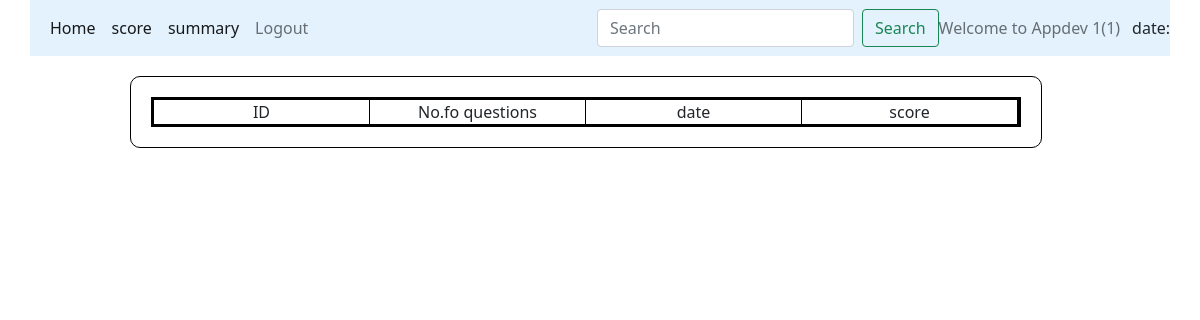
The page /user_score/1/Appdev 1 on the database as committed earlier.
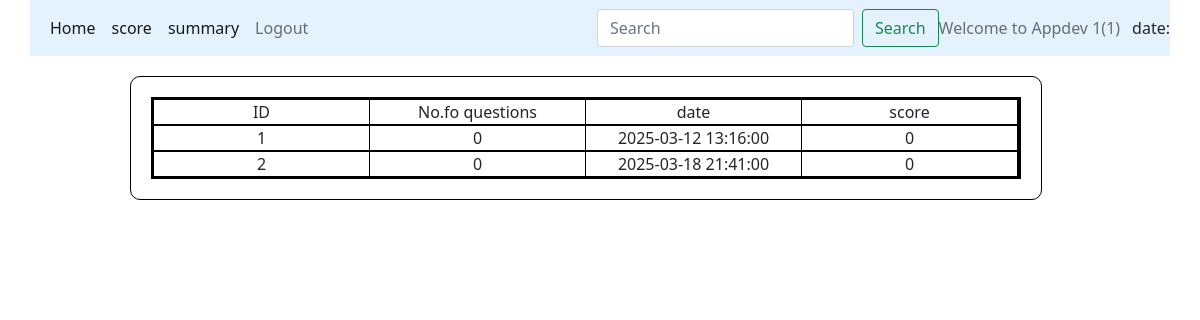
The same page on the database as committed later.
### models/database.py (models this page shows)
class Scores(db.Model):
    __tablename__="Scores"
    id=db.Column(db.Integer, primary_key=True, autoincrement=True , unique=True)
    user_id=db.Column(db.Integer, db.ForeignKey('Users.id', ondelete="CASCADE"))
    Quiz_id=db.Column(db.Integer, db.ForeignKey('Quizzes.id', ondelete="CASCADE"))
    time_taken=db.Column(db.Float)
    score=db.Column(db.Integer, nullable=False)
    date=db.Column(db.DateTime, default=datetime.utcnow)

### controllers/main.py (the view)
@app.route("/user_score/<id>/<name>" ,methods=["GET","POST"])
def scores(id,name):
    scores=Scores.query.filter_by(user_id=id)
    return render_template("scores.html",id=id, name=name,scores=scores)

### templates/scores.html
{%extends "user_layout.html"%}
{%block content%}
  <div class="small_form">
    <div class="container text-center">
      <div class="row">
        <div class="col">
          ID
        </div>
        <div class="col">
          No.fo questions
        </div>
        <div class="col">
          date
        </div>
        <div class="col">
          score
        </div>
      </div>
      {%if scores%}
      {%for s in scores%}
      <div class="row">
        <div class="col">
          {{s.id}}
        </div>
        <div class="col">
          {{ s.Question | length }}
        </div>
        <div class="col">
          {{s.date}}
        </div>
        <div class="col">
         {{s.score}}
        </div>
      </div>
      {%endfor%}
      {%else%}
      <div>
        <p>you did not attempt any quiz yet</p>
      </div>
      {%endif%}
    </div>
  </div>
{%endblock%}

### templates/user_layout.html (shortened to what this page needs)
<!DOCTYPE html>
<html>
<head>
    <link rel="stylesheet" href="\static\main.css">
    <link href="https://cdn.jsdelivr.net/npm/bootstrap@5.0.2/dist/css/bootstrap.min.css" rel="stylesheet">
</head>
<body>
  <div style="width: 95%; margin-left: 30px;">
    <nav class="navbar navbar-expand-lg navbar-light" style="background-color: #e3f2fd;">
      <div class="container-fluid">
        <div class="collapse navbar-collapse" id="navbarText">
          <ul class="navbar-nav me-auto mb-2 mb-lg-0">
            <li class="nav-item">
              <a class="nav-link active" aria-current="page" href="/user_dashboard/{{id}}/{{name}}">Home</a>
            </li>
            <li class="nav-item">
              <a class="nav-link active" aria-current="page" href="/user_score/{{id}}/{{name}}">score</a>
            </li>
            <li class="nav-item">
              <a class="nav-link active" aria-current="page" href="/user_summary/{{id}}/{{name}}">summary</a>
            </li>
            <li class="nav-item">
              <a class="nav-link" href="/login">Logout</a>
            </li>
          </ul>
          <form class="d-flex" method="POST" action="/search/{{name}}">
            <input class="form-control me-2" type="search" placeholder="Search" aria-label="Search" name="search_txt" id="search_txt">
            <button class="btn btn-outline-success" type="submit">Search</button>
          </form>
          <span class="navbar-text">
            Welcome to {{name}}({{id}})
          </span>
        </div>
      </div>
      date:{{datetime_now}}
    </nav>
    {%block content%}{%endblock%}
  </div>
</body>
</html>

### static/main.css (style rules this page uses)
* { margin: 0px; }
.container { border: 2px solid black; width: 180%; }
.small_form { border: 1px solid black; width: 80%; height: auto; margin-top: 20px; padding: 20px; border-radius: 10px; margin-left: 100px; margin-bottom: 30px; padding-bottom: 20px; }
.row { border: 1px solid black; }
.col { border-right: 1px solid black; }

Rows that differ between the two databases and show on the page:
added Scores: id "1", Question|length "0", date "2025-03-12 13:16:00", score "0"
added Scores: id "2", Question|length "0", date "2025-03-18 21:41:00", score "0"
